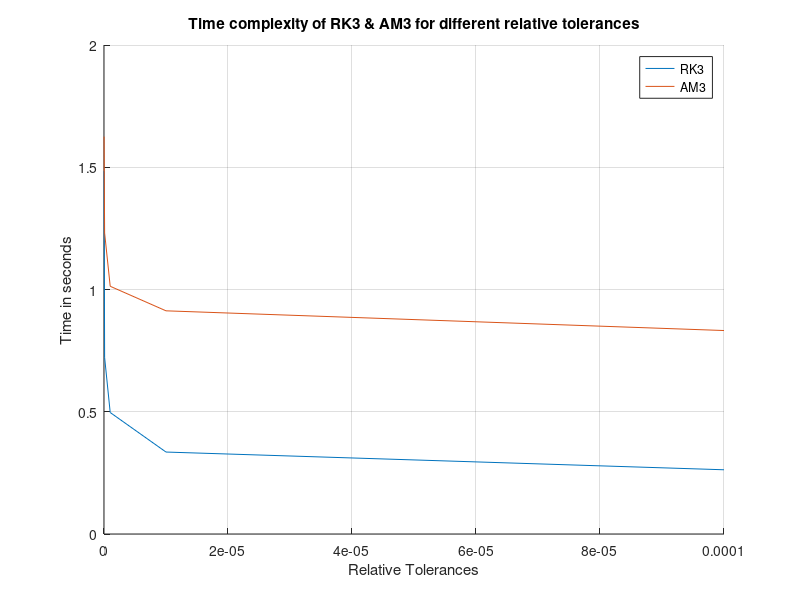

The MATLAB source for this figure:
tolerances=[10^-8,10^-7,10^-6,10^-5,10^-4];
time_rk3=[1.4843,0.7218,0.4969,0.3352,0.2627];
time_am3=[1.6254,1.2311,1.0132,0.9128,0.8322];
hold on
plot(tolerances,time_rk3);
plot(tolerances,time_am3);
legend('RK3','AM3')
title('Time complexity of RK3 & AM3 for different relative tolerances')
xlabel('Relative Tolerances')
ylabel('Time in seconds')
grid()